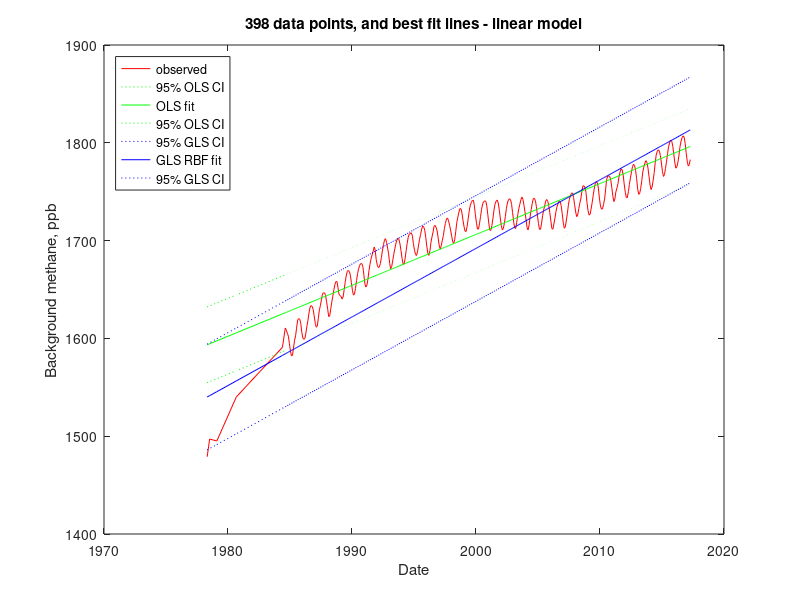

Write MATLAB code to recreate this figure.
%%%%%%%%%%%%%%%%%%%%%%%%%%%%%%%%%%%%%%%%%%%%%%%%%%%%%%%%%%%%%%%%%%%%%%%%%%%%%%%%%%%%%%%%%%%%%%%
% This program reads Cape Grim CH4 data (unequally spaced at first, then does OLS and GLS for %
% linear (y=b0+b1.t), quadratic (y=b0+b1.t+b2.t^2) or cubic (y=b0+b1.t+b2.t^2+b3.t^3) models. %
% This code is for Matlab or Octave (no special libraries required).                          %
%%%%%%%%%%%%%%%%%%%%%%%%%%%%%%%%%%%%%%%%%%%%%%%%%%%%%%%%%%%%%%%%%%%%%%%%%%%%%%%%%%%%%%%%%%%%%%%

% set one of these true, or otherwise both false for a linear model
doQuatratic=false;
doCubic=false;

% This file contains the monthly mean baseline (background) methane (CH4) concentration
% measured at the Cape Grim Baseline Air Pollution Station (CGBAPS), 
% located near the north-west tip of Tasmania, Australia.
% CGBAPS is funded and managed by the Australian Bureau of Meteorology, and
% the scientific program is jointly supervised with CSIRO Oceans & Atmosphere.

% The three columns of this csv file are: Date (decimal years), CH4 (ppb), Std Dev (ppb)
methane=csvread('CapeGrimMethane.csv');

[n,~]=size(methane);

%%%%%%%%%%%%%%%%%%%%%
% Assemble the data %
%%%%%%%%%%%%%%%%%%%%%
m=0;
t=0;  % sample coordinates
x=0;  % OLS/GLS matrix
y=0;  % correlated data
ds=0; % dataset
for i=1:n
    dateDecimal=methane(i,1);
    CH4ppb=methane(i,2);
        t(i)=dateDecimal;
        x(i,1)=1;
        x(i,2)=t(i)-2000;
        ds(i)=1; % all the one dataset
        if doQuatratic
            x(i,3)=x(i,2)*x(i,2);
        elseif doCubic
            x(i,3)=x(i,2)*x(i,2);
            x(i,4)=x(i,2)*x(i,2)*x(i,2);
        end
        y(i,1)=CH4ppb;
end



    %%%%%%%%%%%%%%%%%%%%%%%%%%%%%%%%%%%%%
    % OLS calculation by matrix algebra %
    %%%%%%%%%%%%%%%%%%%%%%%%%%%%%%%%%%%%%
    [n,k]=size(x);
    DegreesOfFreedom=n-k;
    varName(1,:)='(Intercept)';
    varName(2,:)='year-2000  ';
    if doQuatratic
        varName(3,:)='(yr-2000)^2';
    elseif doCubic
        varName(3,:)='(yr-2000)^2';
        varName(4,:)='(yr-2000)^3';
    end
    disp('OLS calculation by matrix algebra:');
    betaOLS=inv(transpose(x)*x)*transpose(x)*y;
    residuals=y-x*betaOLS;

    SSR=transpose(residuals)*residuals;
    % for improved rho estimate:
    meanPred=(1/n)*ones(n,n)*x*betaOLS; % n x 1 vector all elements=mean predicted value
    predDev=x*betaOLS-meanPred;
    SSPD=transpose(predDev)*predDev;
    
    residStdErrOLS=std(residuals)*sqrt((n-1)/(n-k));
    stdErrorOLS=0;
    tValue=0;
    normCov=inv(transpose(x)*x);
    for m=1:k
        stdErrorOLS(m,1)=residStdErrOLS*sqrt(normCov(m,m));
        tValue(m,1)=betaOLS(m,1)/stdErrorOLS(m,1);
    end
    %disp('t-value = beta / std.error');
    disp('                 Estimate     Std. Error    t value');
    for m=1:k
        fprintf('%s  %12.6f  %12.6f  %9.3f\n',varName(m,:),betaOLS(m,1),stdErrorOLS(m,1),tValue(m,1));
    end
    disp(['Residual standard error: ',num2str(residStdErrOLS),' on ',num2str(n-k),' degrees of freedom']);

    
    bestFitYunEq=0;
    upperCIunEq=0;
    lowerCIunEq=0;
    CIunEq=0;
    if doCubic
        for i=1:n
            bestFitYunEq(i)=betaOLS(1,1)+x(i,2)*betaOLS(2,1)+x(i,3)*betaOLS(3,1)+x(i,4)*betaOLS(4,1);
            upperCIunEq(i)=bestFitYunEq(i)+1.96*residStdErrOLS;
            lowerCIunEq(i)=bestFitYunEq(i)-1.96*residStdErrOLS;
            CIunEq(i)=1.96*residStdErrOLS;
        end
    elseif doQuatratic
        for i=1:n
            bestFitYunEq(i)=betaOLS(1,1)+x(i,2)*betaOLS(2,1)+x(i,3)*betaOLS(3,1);
            upperCIunEq(i)=bestFitYunEq(i)+1.96*residStdErrOLS;
            lowerCIunEq(i)=bestFitYunEq(i)-1.96*residStdErrOLS;
            CIunEq(i)=1.96*residStdErrOLS;
        end
    else
        for i=1:n
            bestFitYunEq(i)=betaOLS(1,1)+x(i,2)*betaOLS(2,1);
            upperCIunEq(i)=bestFitYunEq(i)+1.96*residStdErrOLS;
            lowerCIunEq(i)=bestFitYunEq(i)-1.96*residStdErrOLS;
            CIunEq(i)=1.96*residStdErrOLS;
        end
    end

    
    disp('--------------------------------------------------------');
    

    %%%%%%%%%%%%%%%%%%%%%%%%%%%%%%%%%%%%%%%%%%%%%%%%%%%%%%%
    % First find kd = rd/ro where rd = effective distance %
    % between the datasets, equation (3.7).               %
    %%%%%%%%%%%%%%%%%%%%%%%%%%%%%%%%%%%%%%%%%%%%%%%%%%%%%%%
    m=0;
    sumSameTrds=0;
    for i=2:n
        if abs(t(i)-t(i-1))<0.01 && ds(i)~=ds(i-1)
            % same time, different dataset
            m=m+1;
            sumSameTrds=sumSameTrds+(residuals(i,1)-residuals(i-1,1))^2;
        end
    end
    variance=residStdErrOLS^2;
    if m>0
        kd=-log(1-sumSameTrds/(2*m*variance));
    else
        % no zero distance pairs - set kd =0
        kd=0;
    end
    disp(['kd = rd/ro = ',num2str(kd),' = (dataset distance)/ro - see (3.7)']);


    %%%%%%%%%%%%%%%%%%%%%%%%%%%%%%%%%%%%%%%%%%%%%%%%%%%%%%%%%%%%%%%%%%%%%%%%
    % Now find the sum of squares of residual differences from the closest %
    % residual (by time difference) in the SAME dataset, UNWEIGHTED        %
    % and divided by 2, to give RHS of (3.8).                              %
    %%%%%%%%%%%%%%%%%%%%%%%%%%%%%%%%%%%%%%%%%%%%%%%%%%%%%%%%%%%%%%%%%%%%%%%%
    gammaRHSidw=0;
    rClosest=0;
    for i=1:n
        rMin=999999999;
        for j=1:n
            r=abs(x(i,2)-x(j,2));
            if r>0 && r<rMin && ds(i)==ds(j)
                % closest so far from this dataset
                rMin=r;
                rClosest(i)=r;
                %thisGamma=((residuals(i,1)-residuals(j,1))^2)/r;
                thisGamma=((residuals(i,1)-residuals(j,1))^2);
            end
        end
        gammaRHSidw=gammaRHSidw+thisGamma;
        %disp(['rMin: ',num2str(rMin)]);
    end
    gammaRHSidw=gammaRHSidw/2;


    %%%%%%%%%%%%%%%%%%%%%%%%%%%%%%%%%%%%%%%%%%%%%%%%%%%%%%%%%%%%%%%%%%%%%
    % Now find ro by incrementing it until LHS of (3.8) <= RHS of (3.8) %
    %%%%%%%%%%%%%%%%%%%%%%%%%%%%%%%%%%%%%%%%%%%%%%%%%%%%%%%%%%%%%%%%%%%%%
    ro=0;
    gammaLHSidw=2*gammaRHSidw;
    while gammaLHSidw>gammaRHSidw
        ro=ro+0.01;
        gammaLHSidw=0;
        for i=1:n
            %gammaLHSidw=gammaLHSidw+(1-exp(-sqrt((rClosest(i)/ro)^2+kd*kd)))/rClosest(i);
            gammaLHSidw=gammaLHSidw+(1-exp(-sqrt((rClosest(i)/ro)^2+kd*kd)));
        end
        gammaLHSidw=gammaLHSidw*variance;
    end
    rd=kd*ro;
    disp('Durbin-Watson equivalent estimate (3.8):');
    disp(['RBF time ro = ',num2str(ro),',  dataset rd = ',num2str(rd)]);


    disp('--------------------------------------------------------');
    
    
    %%%%%%%%%%%%%%%%%%%%%%%%%%%%%%%%%%%%%
    % GLS calculation by matrix algebra %
    %%%%%%%%%%%%%%%%%%%%%%%%%%%%%%%%%%%%%
    disp(['GLS using ro = ',num2str(ro),',  dataset rd = ',num2str(rd)]);
    disp(['Assembling S: ',num2str(n),' x ',num2str(n),' with ',num2str(m),' pairs of co-located points']);
    % calculate S first, then invert (hopefully)
    S=eye(n);
    for i=1:n-1
        for j=i+1:n
            if ds(i)==ds(j)
                phi=exp(-sqrt(((t(j)-t(i))/ro)^2+0));
            else
                phi=exp(-sqrt(((t(j)-t(i))/ro)^2+kd*kd));
            end
            S(i,j)=phi;
            S(j,i)=S(i,j);
        end
    end
    %disp(['Inverting S']);
    Sinv=inv(S);
    betaGLSmdw3=inv(transpose(x)*Sinv*x)*transpose(x)*Sinv*y;
    residualsGLS=y-x*betaGLSmdw3;
    residStdErrMDW3=sqrt(transpose(residualsGLS)*Sinv*residualsGLS/(n-k));
    stdErrorMDW3=0;
    tValue=0;
    normCov=inv(transpose(x)*Sinv*x);
    for m=1:k
        stdErrorMDW3(m,1)=residStdErrMDW3*sqrt(normCov(m,m));
        tValue(m,1)=betaGLSmdw3(m,1)/stdErrorMDW3(m,1);
    end
    disp('                 Estimate     Std. Error    t value');
    for m=1:k
        fprintf('%s  %12.6f  %12.6f  %9.3f\n',varName(m,:),betaGLSmdw3(m,1),stdErrorMDW3(m,1),tValue(m,1));
    end
    disp(['Residual standard error: ',num2str(residStdErrMDW3),' on ',num2str(n-k),' degrees of freedom']);


    disp('--------------------------------------------------------');
    
    
    %%%%%%%%%%%%%%%%%%%%%%%%%%%%%%%%%%%%%%%%%%%%%%%%%%%%%%%%%%%%%%%%%%%%%
    % Now find ro by incrementing it until LHS of (3.9) <= RHS of (3.9) %
    %%%%%%%%%%%%%%%%%%%%%%%%%%%%%%%%%%%%%%%%%%%%%%%%%%%%%%%%%%%%%%%%%%%%%
    ro=0;
    LHSmultiplier=variance*(2-exp(-SSPD/SSR));
    gammaLHSidw=2*gammaRHSidw;
    while gammaLHSidw>gammaRHSidw
        ro=ro+0.01;
        gammaLHSidw=0;
        for i=1:n
            gammaLHSidw=gammaLHSidw+(1-exp(-sqrt((rClosest(i)/ro)^2+kd*kd)));
        end
        gammaLHSidw=gammaLHSidw*LHSmultiplier;
    end
    rd=kd*ro;
    disp('Modified Durbin-Watson equivalent estimate (3.9):');
    disp(['RBF time ro = ',num2str(ro),',  dataset rd = ',num2str(rd)]);

    disp('--------------------------------------------------------');
    
    
    %%%%%%%%%%%%%%%%%%%%%%%%%%%%%%%%%%%%%
    % GLS calculation by matrix algebra %
    %%%%%%%%%%%%%%%%%%%%%%%%%%%%%%%%%%%%%
    disp(['GLS using ro = ',num2str(ro),',  dataset rd = ',num2str(rd)]);
    disp(['Assembling S: ',num2str(n),' x ',num2str(n)]);
    % calculate S first, then invert (hopefully)
    S=eye(n);
    for i=1:n-1
        for j=i+1:n
            if ds(i)==ds(j)
                phi=exp(-sqrt(((t(j)-t(i))/ro)^2+0));
            else
                phi=exp(-sqrt(((t(j)-t(i))/ro)^2+kd*kd));
            end
            S(i,j)=phi;
            S(j,i)=S(i,j);
        end
    end
    %disp(['Inverting S']);
    Sinv=inv(S);
    betaGLSmdw3=inv(transpose(x)*Sinv*x)*transpose(x)*Sinv*y;
    residualsGLS=y-x*betaGLSmdw3;
    residStdErrMDW3=sqrt(transpose(residualsGLS)*Sinv*residualsGLS/(n-k));
    stdErrorMDW3=0;
    tValue=0;
    normCov=inv(transpose(x)*Sinv*x);
    for m=1:k
        stdErrorMDW3(m,1)=residStdErrMDW3*sqrt(normCov(m,m));
        tValue(m,1)=betaGLSmdw3(m,1)/stdErrorMDW3(m,1);
    end
    %disp('t-value = beta / std.error');
    disp('                 Estimate     Std. Error    t value');
    for m=1:k
        fprintf('%s  %12.6f  %12.6f  %9.3f\n',varName(m,:),betaGLSmdw3(m,1),stdErrorMDW3(m,1),tValue(m,1));
    end
    disp(['Residual standard error: ',num2str(residStdErrMDW3),' on ',num2str(n-k),' degrees of freedom']);
    
    bestFitYmdw3=0;
    upperCImdw3=0;
    lowerCImdw3=0;
    CImdw3=0;
    if doCubic
        for i=1:n
            bestFitYmdw3(i)=betaGLSmdw3(1,1)+x(i,2)*betaGLSmdw3(2,1)+x(i,3)*betaGLSmdw3(3,1)+x(i,4)*betaGLSmdw3(4,1);
            upperCImdw3(i)=bestFitYmdw3(i)+1.96*residStdErrMDW3;
            lowerCImdw3(i)=bestFitYmdw3(i)-1.96*residStdErrMDW3;
            CImdw3(i)=1.96*residStdErrMDW3;
        end
    elseif doQuatratic
        for i=1:n
            bestFitYmdw3(i)=betaGLSmdw3(1,1)+x(i,2)*betaGLSmdw3(2,1)+x(i,3)*betaGLSmdw3(3,1);
            upperCImdw3(i)=bestFitYmdw3(i)+1.96*residStdErrMDW3;
            lowerCImdw3(i)=bestFitYmdw3(i)-1.96*residStdErrMDW3;
            CImdw3(i)=1.96*residStdErrMDW3;
        end
    else
        for i=1:n
            bestFitYmdw3(i)=betaGLSmdw3(1,1)+x(i,2)*betaGLSmdw3(2,1);
            upperCImdw3(i)=bestFitYmdw3(i)+1.96*residStdErrMDW3;
            lowerCImdw3(i)=bestFitYmdw3(i)-1.96*residStdErrMDW3;
            CImdw3(i)=1.96*residStdErrMDW3;
        end
    end
    
    
    disp('========================================================');
    
    % Plot regression lines:
    plot(t,y,'r-',t,upperCIunEq,'g:',t,bestFitYunEq,'g-',t,lowerCIunEq,'g:',t,upperCImdw3,'b:',t,bestFitYmdw3,'b-',t,lowerCImdw3,'b:');
    legend('observed','95% OLS CI','OLS fit','95% OLS CI','95% GLS CI','GLS RBF fit','95% GLS CI','location','northwest');
    xlabel('Date');
    ylabel('Background methane, ppb');
    if doCubic
        title([num2str(n),' data points, and best fit lines - cubic model']);
    elseif doQuatratic
        title([num2str(n),' data points, and best fit lines - quadratic model']);
    else
        title([num2str(n),' data points, and best fit lines - linear model']);
    end
